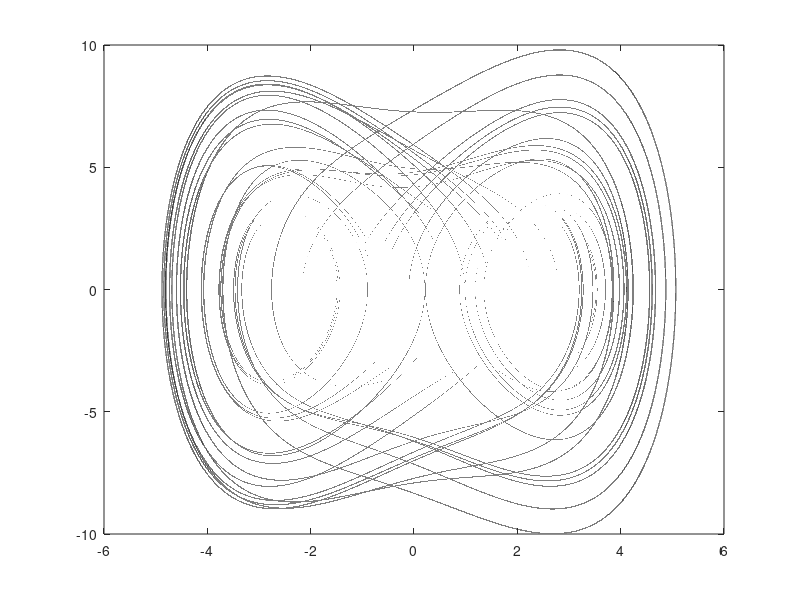
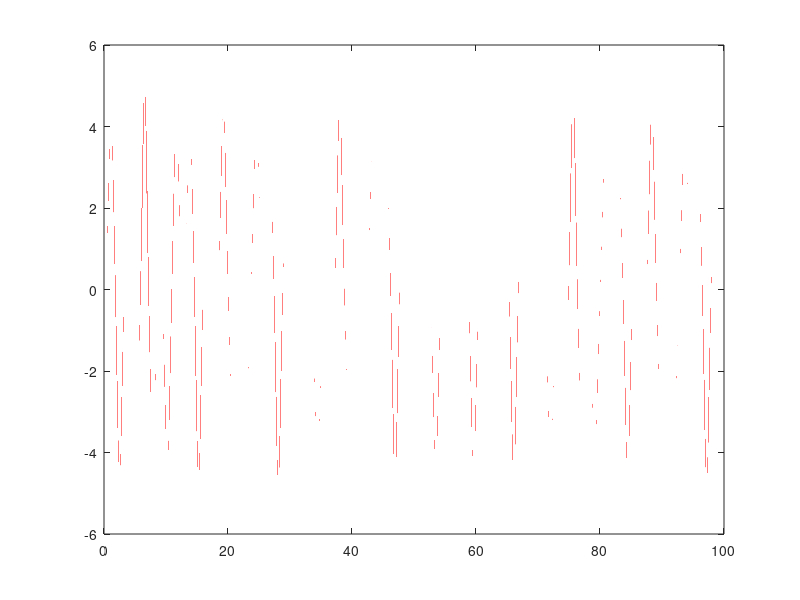
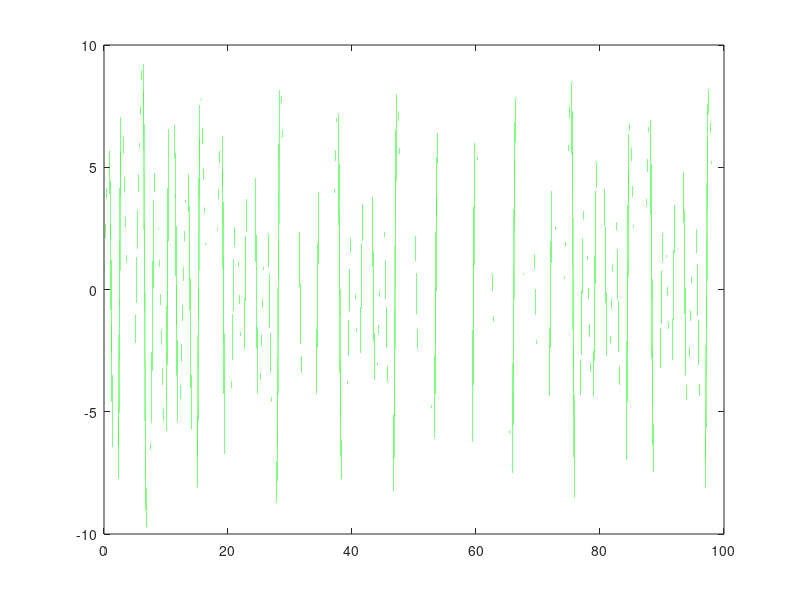

Reproduce these figures in MATLAB, in order.
N     = 10000000;
t0    = 0;
t1    = 100;
x0    = -0.1;
dx0   = 0;

function Der = f0(X,t)
	alpha = 0.02;
	f     = 10;
	w     = 1;
	Der(1) = X(2);
	Der(2) = - alpha * X(2) + 0.5*X(1)*(1-(X(1))^2) + f*cos(w*t);
endfunction


t  = linspace(t0, t1, N+1)';
X0 = [x0; dx0];
X  = lsode("f0", X0, t);

figure(1)
plot(X(:,1), X(:,2), 'k');
figure(2)
plot(t, X(:,1), 'r');
figure(3)
plot(t, X(:,2), 'g');
